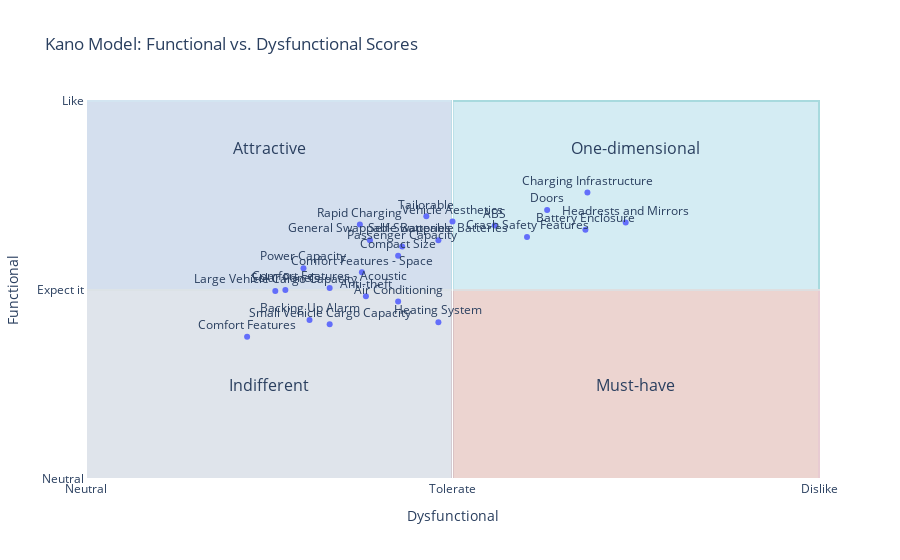

Here is the notebook cell this chart was saved with:
### Code cell
def plot_kano_results_with_errors(df_averages, plot_title='Kano Model with Errors'):
    """Plots Kano results using Plotly with error bars for functional and dysfunctional scores."""
    fig = px.scatter(df_averages,
                     x='Average Dysfunctional Score',
                     y='Average Functional Score',
                     text='Feature', 
                     title=plot_title,
                     error_x='Dysfunctional StdDev',  # Add standard deviation for dysfunctional scores
                     error_y='Functional StdDev')  # Add standard deviation for functional scores

   

# Step 6: Calculate Kano averages
df_averages = calculate_kano_averages(df_kano, feature_names)


# Step 7: Plot Kano results with standard deviations
plot_kano_results(df_averages)

### Figure 1 — Plotly figure (JSON) as saved in the notebook; plotly's stock layout.template omitted (floating-point values rounded to 4 significant figures)
{"data": [{"hovertemplate": "Average Dysfunctional Score=%{x}<br>Average Functional Score=%{y}<br>Feature=%{text}<extra></extra>", "legendgroup": "", "marker": {"color": "#636efa", "symbol": "circle"}, "mode": "markers+text", "name": "", "orientation": "v", "showlegend": false, "text": ["Heating System", "Air Conditioning", "Small Vehicle Cargo Capacity", "Large Vehicle Cargo Capacity", "Tailorable", "ABS", "Backing Up Alarm", "Headrests and Mirrors", "Crash Safety Features", "Passenger Capacity", "Doors", "Anti-theft", "Comfort Features", "Comfort Features - Space", "Comfort Features - Acoustic", "Compact Size", "Vehicle Aesthetics", "General Swappable Batteries", "Self-Swappable Batteries", "Power Capacity", "Rapid Charging", "Charging Infrastructure", "Battery Enclosure", "Solar Panels"], "textposition": "top center", "type": "scatter", "x": [1.923, 1.703, 1.33, 1.033, 1.857, 2.231, 1.22, 2.945, 2.407, 1.725, 2.516, 1.527, 0.8791, 1.505, 1.33, 1.703, 2, 1.549, 1.923, 1.187, 1.495, 2.736, 2.725, 1.088], "xaxis": "x", "y": [1.659, 1.879, 1.637, 1.989, 2.78, 2.681, 1.681, 2.714, 2.56, 2.462, 2.846, 1.934, 1.505, 2.187, 2.022, 2.363, 2.725, 2.527, 2.527, 2.231, 2.692, 3.033, 2.637, 2], "yaxis": "y"}], "layout": {"annotations": [{"font": {"size": 16}, "showarrow": false, "text": "One-dimensional", "x": 3, "y": 3.5}, {"font": {"size": 16}, "showarrow": false, "text": "Must-have", "x": 3, "y": 1}, {"font": {"size": 16}, "showarrow": false, "text": "Attractive", "x": 1, "y": 3.5}, {"font": {"size": 16}, "showarrow": false, "text": "Indifferent", "x": 1, "y": 1}], "legend": {"tracegroupgap": 0}, "shapes": [{"fillcolor": "PaleTurquoise", "layer": "below", "line": {"color": "LightSeaGreen"}, "opacity": 0.3, "type": "rect", "x0": 2, "x1": 4, "y0": 2, "y1": 4}, {"fillcolor": "LightSalmon", "layer": "below", "line": {"color": "LightCoral"}, "opacity": 0.3, "type": "rect", "x0": 2, "x1": 4, "y0": 0, "y1": 2}, {"fillcolor": "LightSteelBlue", "layer": "below", "line": {"color": "LightBlue"}, "opacity": 0.3, "type": "rect", "x0": 0, "x1": 2, "y0": 2, "y1": 4}, {"fillcolor": "LightGray", "layer": "below", "line": {"color": "Gray"}, "opacity": 0.3, "type": "rect", "x0": 0, "x1": 2, "y0": 0, "y1": 2}], "title": {"text": "Kano Model: Functional vs. Dysfunctional Scores"}, "xaxis": {"anchor": "y", "domain": [0, 1], "ticktext": ["Like", "Must-be", "Neutral", "Tolerate", "Dislike"], "tickvals": [-2, -1, 0, 2, 4], "title": {"text": "Dysfunctional"}}, "yaxis": {"anchor": "x", "domain": [0, 1], "ticktext": ["Dislike", "Tolerate", "Neutral", "Expect it", "Like"], "tickvals": [-2, -1, 0, 2, 4], "title": {"text": "Functional"}}}}
